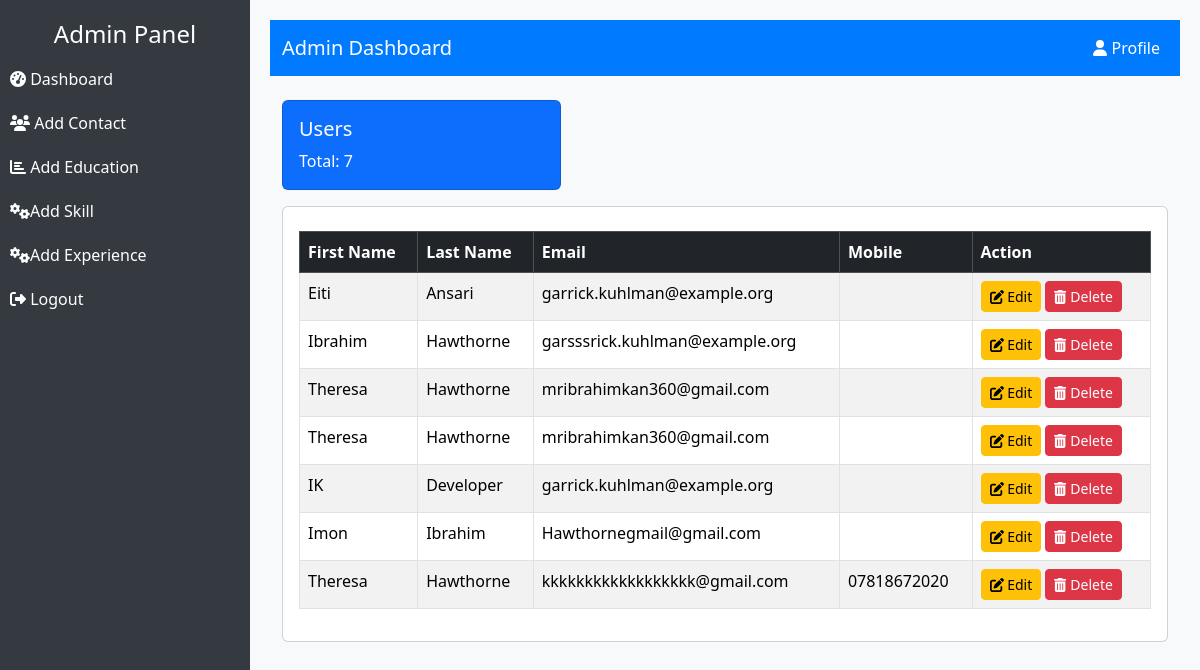
/pages/action.php?status=manage, run on the app's committed database.
### tables this page shows
CREATE TABLE `users` (
  `id` int(11) NOT NULL,
  `fname` varchar(256) NOT NULL,
  `lname` varchar(256) NOT NULL,
  `email` varchar(256) NOT NULL,
  `mobile` varchar(256) NOT NULL,
  `password` varchar(256) NOT NULL,
  `designation` varchar(256) NOT NULL
);

### app/classes/Resume.php (called while the page is built, shortened)
<?php
class Resume
{
    private $data = [];
    public function getUserCount()
    {
        $this->link = mysqli_connect('localhost', 'root', '', 'php-15-database');
        $this->sql = "SELECT COUNT(*) as user_count FROM users";
        $result = mysqli_query($this->link, $this->sql);
        if ($result) {
            $row = mysqli_fetch_assoc($result);
            return $row['user_count'];
        } else {
            die('Query Problem: ' . mysqli_error($this->link));
        }
    }
    public function getAllStudentInfo()
    {
        $this->link = mysqli_connect('localhost','root','','php-15-database');
        $this->sql = "SELECT * FROM users";
        if (mysqli_query($this->link, $this->sql)) {
            $this->queryResult = mysqli_query($this->link, $this->sql);
            $this->i = 0;
            while ($this->row = mysqli_fetch_assoc($this->queryResult))
            {
                $this->data[$this->i]['id']          = $this->row['id'];
                $this->data[$this->i]['fname']       = $this->row['fname'];
                $this->data[$this->i]['lname']       = $this->row['lname'];
                $this->data[$this->i]['email']       = $this->row['email'];
                $this->data[$this->i]['mobile']      = $this->row['mobile'];
                $this->i++;
            }
            return $this->data;
        }
        else{
            die('Qurey Problem'.mysqli_error($this->link));
        }
    }
}

### pages/manage.php (the view, shortened to what this page needs)
<?php include 'includes/header.php'; ?>
<body style="display: flex;
            min-height: 100vh;
            background-color: #f8f9fa;">
<?php include 'includes/sidebar.php'; ?>
<div class="content">
    <?php include 'includes/nav_admin.php'; ?>
    <div class="container mt-4">
        <div class="row">
            <div class="col-md-4">
                <div class="card text-white bg-primary mb-3">
                    <div class="card-body">
                        <h5 class="card-title">Users</h5>
                        <p class="card-text">Total: <?php
                        if (isset($userCount)){
                            echo $userCount;
                        }
                             ?>
                        </p>
                    </div>
                </div>
            </div>
        </div>
        <div class="card">
            <div class="card-body">
                <table class="table table-striped table-bordered">
                    <thead class="table-dark">
                    <tr>
                        <th>First Name</th>
                        <th>Last Name</th>
                        <th>Email</th>
                        <th>Mobile</th>
                        <th>Action</th>
                    </tr>
                    </thead>
                    <tbody>
                    <?php if (isset($students)){?>
                    <?php foreach ($students as $student) { ?>
                        <tr>
                            <td><?php echo $student['fname']; ?></td>
                            <td><?php echo $student['lname']; ?></td>
                            <td><?php echo $student['email']; ?></td>
                            <td><?php echo $student['mobile']; ?></td>
                            <td>
                                <a href="action.php?edit=<?php echo $student['id']; ?>" class="btn btn-warning btn-sm">
                                    <i class="fas fa-edit"></i> Edit
                                </a>
                                <a href="action.php?status=delete&id=<?php echo $student['id']; ?>" class="btn btn-danger btn-sm">
                                    <i class="fas fa-trash-alt"></i> Delete
                                </a>
                            </td>
                        </tr>
                    <?php } ?>
                    <?php } ?>
                    </tbody>
                </table>
            </div>
        </div>
    </div>
</div>
</body>
<?php include 'includes/footer.php'; ?>

### pages/includes/header.php (style rules this page uses)
body { background-color: #f4f4f4; }
.content { flex-grow: 1; padding: 20px; }

### data on the page
users: fname "Eiti", lname "Ansari", email "garrick.kuhlman@example.org"
users: fname "Ibrahim", lname "Hawthorne", email "garsssrick.kuhlman@example.org"
users: fname "Theresa", lname "Hawthorne", email "mribrahimkan360@gmail.com"
users: fname "Theresa", lname "Hawthorne", email "mribrahimkan360@gmail.com"
users: fname "IK", lname "Developer", email "garrick.kuhlman@example.org"
users: fname "Imon", lname "Ibrahim", email "Hawthornegmail@gmail.com"
users: fname "Theresa", lname "Hawthorne", email "kkkkkkkkkkkkkkkkkk@gmail.com", mobile "07818672020"

### other printed values
$userCount "7"
